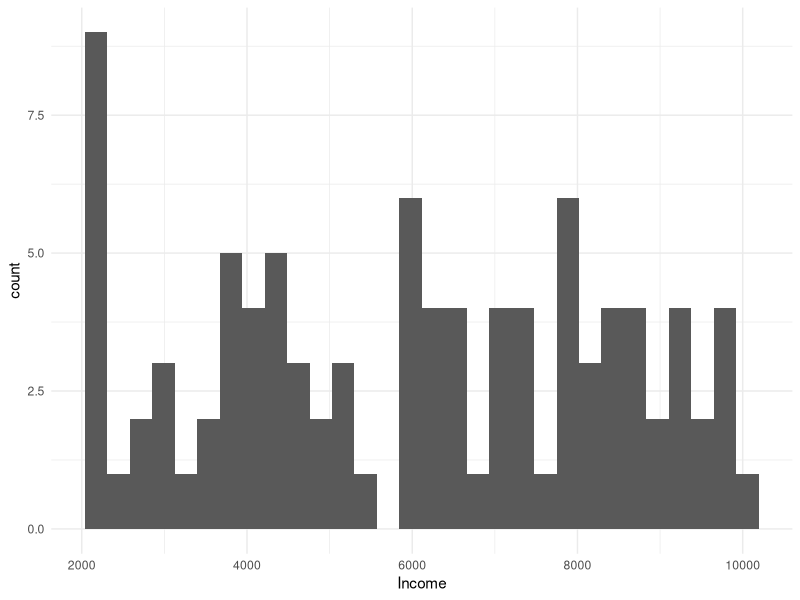
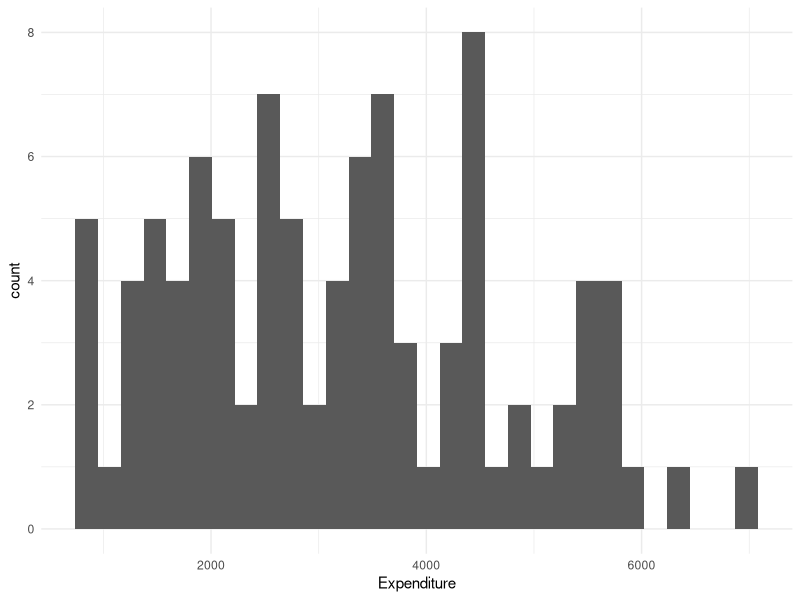
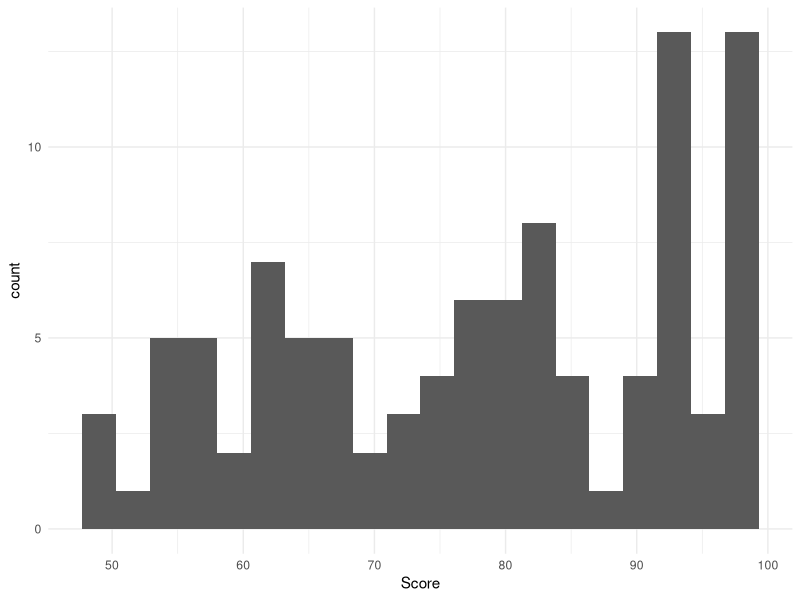

Here is the R script that generated these plots, in order:
## ---- chunk 1
knitr::opts_chunk$set(echo = TRUE, message = FALSE, warning = FALSE)
library(tidyverse)
library(lubridate)
## ---- chunk 2
df <- read_csv(file.path('Project_datasets','banking_realistic.csv'))
glimpse(df)
cat('Rows:', nrow(df), 'Cols:', ncol(df), '\n')
head(df)
## ---- chunk 3
summary(df)
sapply(df, function(x) sum(is.na(x)))
## ---- chunk 4
df <- df %>%
  mutate(Date = ymd(Date),
         LoanStatus = as.factor(LoanStatus),
         Category = as.factor(Category),
         Review = as.factor(Review))

glimpse(df)
## ---- chunk 5
ggplot(df, aes(x = Income)) + geom_histogram(bins=30) + theme_minimal()
ggplot(df, aes(x = Expenditure)) + geom_histogram(bins=30) + theme_minimal()
ggplot(df, aes(x = Score)) + geom_histogram(bins=20) + theme_minimal()
